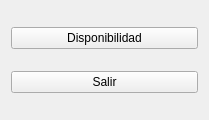
<?xml version="1.0" encoding="UTF-8"?>
<ui version="4.0">
 <class>ProfesorMenu</class>
 <widget class="QWidget" name="ProfesorMenu">
  <property name="geometry">
   <rect>
    <x>0</x>
    <y>0</y>
    <width>209</width>
    <height>120</height>
   </rect>
  </property>
  <property name="windowTitle">
   <string>Profesor</string>
  </property>
  <property name="windowIcon">
   <iconset>
    <normaloff>../icons/42912.png</normaloff>../icons/42912.png</iconset>
  </property>
  <layout class="QGridLayout" name="gridLayout">
   <item row="0" column="0">
    <widget class="QPushButton" name="pushButton">
     <property name="text">
      <string>Disponibilidad</string>
     </property>
     <property name="autoDefault">
      <bool>true</bool>
     </property>
    </widget>
   </item>
   <item row="1" column="0">
    <widget class="QPushButton" name="pushButton_2">
     <property name="text">
      <string>Salir</string>
     </property>
     <property name="autoDefault">
      <bool>true</bool>
     </property>
    </widget>
   </item>
  </layout>
 </widget>
 <resources/>
 <connections/>
</ui>
